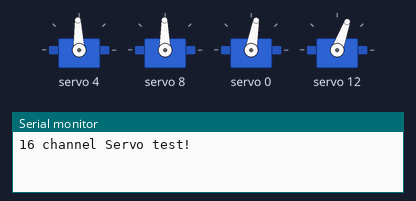
Simulated run of this sketch. Board: Arduino Uno, built with avr-gcc and run on an emulated ATmega328P. Shown: 4 × servo, the last lines printed to the serial monitor.

Above: at 0.05 s.
At 3.55 s:
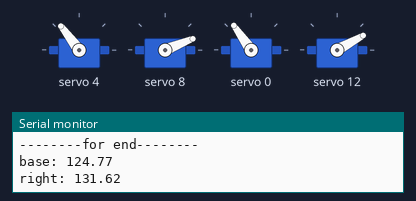
At 4.85 s:
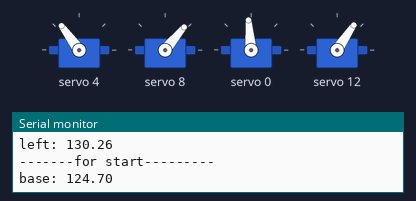
At 6.1 s:
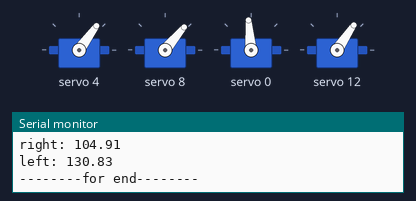
At 7.4 s:
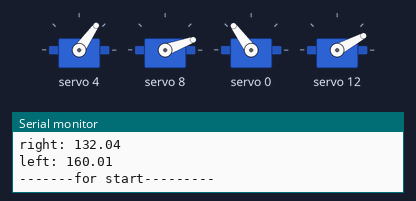
At 9.7 s:
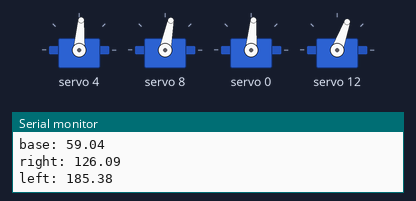
Timing chart, 0 to 12.8 s (numbered marks = the images above):
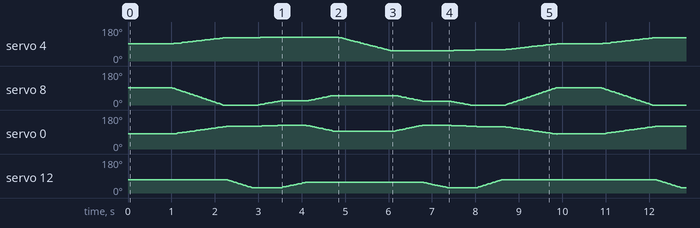

Measured:
- by itself, servo 0: moves between 79° and 126°, repeating every 9.9 s

The sketch:

Robot_cpp_code.ino
```cpp
#include <Wire.h>
#include <Adafruit_PWMServoDriver.h>
#include <math.h>
#include "Servo_parameters.h"
#include "Angle_to_pulse.h"
#include "Inverse_kinematics.h"
#include "Inverse_kinematics_movement.h"
#include "Gripper_open.h"

void setup() {

  Serial.begin(9600);
  Serial.println("\n16 channel Servo test!");

  pwm.begin();
  pwm.setOscillatorFrequency(27000000);
  pwm.setPWMFreq(SERVO_FREQ);
}

void loop() {
  startingPosition();
  delay(1000);
  Move_gripper_to_XYZ(157.0, 0.0, 135.0, 100.0, 60.0, 40.0, 1);
  //delay(1000);
  gripper_open(0, 100);
  //delay(1000);
  Move_gripper_to_XYZ(100.0, 60.0, 40.0, 130.0, 90.0, 40.0, 0.5);
  //delay(1000);
  gripper_open(100, 35);
  Move_gripper_to_XYZ(130.0, 90.0, 40.0, 130.0, 90.0, 80.0, 0.5);
  //delay(2000);
  Move_gripper_to_XYZ(130.0, 90.0, 80.0, 130.0, -90.0, 80.0, 1);
  //delay(1000);
  Move_gripper_to_XYZ(130.0, -90.0, 80.0, 130.0, -90.0, 40.0, 0.5);
  //delay(1000);
  gripper_open(35, 100);
  //delay(1000);
  Move_gripper_to_XYZ(130.0, -90.0, 40.0, 100.0, -60.0, 40.0, 0.5);
  //delay(1000);
  gripper_open(100, 0);
  //delay(1000);
  Move_gripper_to_XYZ(100.0, -60.0, 40.0, 157.0, 0.0, 135.0, 1);

}

float startingPosition(){
  pwm.setPWM(BASE_SERVO, 0, angleToPulse_Base(90));
  pwm.setPWM(LEFT_SERVO, 0, angleToPulse_Left(90));
  pwm.setPWM(RIGHT_SERVO, 0, angleToPulse_Right(90));
  pwm.setPWM(GRIPPER_SERVO, 0, GRIPPER_CLOSED);
  //float current_angle_Base = 90;
  //float current_angle_Left = 90;
  //float current_angle_Right = 90;
  float current_X = 157.0;
  float current_Y = 0.0;
  float current_Z = 135.0;
  // neki array pozicija
}
```

Angle_to_pulse.h
```cpp
float angleToPulse_Base(float ang) {
  float pulse = map(ang , BASE_SERVOMIN_ANGLE , BASE_SERVOMAX_ANGLE , BASE_SERVOMIN , BASE_SERVOMAX);
  return pulse;
}

float angleToPulse_Left(float ang) {
  float pulse = map(ang , LEFT_SERVOMIN_ANGLE , LEFT_SERVOMAX_ANGLE , LEFT_SERVOMIN , LEFT_SERVOMAX);
  return pulse;
}

float angleToPulse_Right(float ang) {
  float pulse = map(ang , RIGHT_SERVOMIN_ANGLE , RIGHT_SERVOMAX_ANGLE , RIGHT_SERVOMIN , RIGHT_SERVOMAX);
  return pulse;
}

float angleToPulse_Gripper(float ang) {
  float pulse = map(ang , 0 , 100 , GRIPPER_CLOSED , GRIPPER_OPEN);
  return pulse;
}
```

Gripper_open.h
```cpp
// Open the gripper claw from 0% to 100%
float gripper_open(float current_open_amount, float next_open_amount){

  float open_amount_difference_per_step = ( next_open_amount - current_open_amount) / 100 ;

  for(int i = 0; i <= 100; i++){
    current_open_amount += open_amount_difference_per_step;
    pwm.setPWM(GRIPPER_SERVO, 0, angleToPulse_Gripper(current_open_amount));
    delay(5);
  }
}
```

Inverse_kinematics.h
```cpp
#include <math.h>

const float l1 = 15.0;  // Distance in the XY from the rotating ( base servo ) joint to the center of the distance between the left and right rotating servos
const float l2 = 80.0;  // Length of arm from the shoulder joint ( rotating left/right servo joints ) to the elbow joint
const float l3 = 80.0;  // Length of arm from the elbow joint to the gripper joint
const float l5 = 62.0;  // Length from the gripper joint to the end of the gripper

const float h1 = 55.0;  // Distance in the Z axis from ground to the rotating joints ( left/right servo )

const float x_offset = 20.0;  // distance from the base rotating joint to the start of the grid in the measured in the X axis

const double Pi = atan(1) * 4;  // Pi constant

const float starting_X_distance = 157.0; // Starting position distance in the X axis
const float starting_Y_distance = 0.0;   // Starting position distance in the Y axis
const float starting_Z_distance = 135.0; // Starting position distance in the Z axis

// Checks if Y position of the end effector is positive or negative
// and returns base angle (theta1)
float check_Y(float Y, float X){

  if(Y < 0.0){
    return atan( (X /*+ x_offset*/) / abs(Y) ) * 180 / Pi;
  }

  if(Y == 0.0){
    return 90.0 ;
  }

   return atan( Y / (X /*+ x_offset*/)) * 180 / Pi + 90.0;

}

// Calculating the distance between left/right servo joints to the joint between the gripper and forearm in the XY axis
float calculateR1(float X, float Y, float theta1){
  if(Y <= 0.0){
    return sqrt( pow((X - l5 * sin(theta1 * Pi/180) - l1 * sin(theta1 * Pi/180)) , 2) + pow(( abs(Y) - l5 * cos(theta1 * Pi/180) - l1 * cos(theta1 * Pi/180)) , 2));
  }
  return sqrt( pow((X - l5 * cos((theta1 - 90) * Pi/180) - l1 * cos((theta1 - 90) * Pi/180)) , 2) + pow(( Y - l5 * sin((theta1 - 90) * Pi/180) - l1 * sin((theta1 - 90) * Pi/180)) , 2));
}

// Calculating the distance between left/right servo joints to the joint between the gripper and forearm in the Z axis
float calculateR2(float Z){
  return abs(Z - h1);
}

// Calculating the hypotenuse of r1 and r2
float calculateR3(float r1, float r2){
  return sqrt( pow(r1,2) + pow(r2,2) );
}

// Calculating the angle between r3 and l2 - Fi1
float calculateFi1(float l2, float l3, float r3){
  return acos( ( pow(r3, 2) + pow(l2,2) - pow(l3, 2) ) / ( 2 * r3 * l2 ) ) * 180 / Pi;
}

// Calculating the angle between r1 and r3 - Fi2
float calculateFi2(float r1, float r2){
  return atan(r2 / r1) * 180 / Pi;
}

// Calculating the angle between l2 and l3 - Fi3
float calculateFi3(float l2, float l3, float r3){
  return acos( ( pow(l2,2) + pow(l3,2) - pow(r3, 2) ) / ( 2 * l2 * l3 ) ) * 180 / Pi;
}

// Calculating the rotational angle of the base servo - theta
float calculateTheta1(float Y, float X){
  return check_Y(Y, X);
}

// Calculating the rotational angle of the right servo - theta2
float calculateTheta2(float fi1, float fi2, float Z) {

    if (Z >= h1) {
        return 180.0 - ( fi1 + fi2 );
    }

    return 180.0 + fi2 - fi1;

}

// Calculating the rotational angle of the left servo - theta3
float calculateTheta3(float theta2, float fi3){
   return 90.0 + theta2 - fi3;
}

// ima sad onda ovih par isto sto ne mora
// Inverse kinematics calculation
// Input - X, Y, Z
// Output - theta1, theta2, theta3
float* inverse_kinematics_calculations(float X, float Y, float Z){

  // size - duzina niza
  int size = 3;
  float* thetas = malloc(sizeof(float) * size);

  thetas[0] = calculateTheta1(Y, X);  // thetas = { theta1, theta2, theta3 }
  float r1 = calculateR1(X, Y, thetas[0]);
  float r2 = calculateR2(Z);
  float r3 = calculateR3(r1, r2);
  float fi1 = calculateFi1(l2, l3, r3);
  float fi2 = calculateFi2(r1, r2);
  float fi3 = calculateFi3(l2, l3, r3);
  thetas[1] = calculateTheta2(fi1, fi2, Z);
  thetas[2] = calculateTheta3(thetas[1], fi3);

  return thetas;
}
```

Inverse_kinematics_movement.h
```cpp
#include <Wire.h>
#include <Adafruit_PWMServoDriver.h>
Adafruit_PWMServoDriver pwm = Adafruit_PWMServoDriver();

// Calculating simultanious movement for all 3 servos
float Move_gripper_to_XYZ(float current_X, float current_Y, float current_Z, float next_X, float next_Y, float next_Z, float time_s){
  float instances = time_s * 100; // Number of 10ms instances

  float* current_angles = inverse_kinematics_calculations(current_X, current_Y, current_Z);

  float* next_angles = inverse_kinematics_calculations(next_X, next_Y, next_Z);

  float base_angle_change = (next_angles[0] - current_angles[0]) / instances;
  float right_angle_change = (next_angles[1] - current_angles[1]) / instances;
  float left_angle_change = (next_angles[2] - current_angles[2]) / instances;

  Serial.println("-------for start---------");
  Serial.print("base: ");
  Serial.println(current_angles[0]);
  Serial.print("right: ");
  Serial.println(current_angles[1]);
  Serial.print("left: ");
  Serial.println(current_angles[2]);


  for (int i = 0; i <= instances; i++) {
    current_angles[0] = current_angles[0] + base_angle_change;
    current_angles[1] = current_angles[1] + right_angle_change;
    current_angles[2] = current_angles[2] + left_angle_change;

    pwm.setPWM(BASE_SERVO,0,angleToPulse_Base(current_angles[0]));
    pwm.setPWM(RIGHT_SERVO,0,angleToPulse_Right(current_angles[1]));
    pwm.setPWM(LEFT_SERVO,0,angleToPulse_Left(current_angles[2]));

    delay(10);
  }

  Serial.println("--------for end--------");
  Serial.print("base: ");
  Serial.println(current_angles[0]);
  Serial.print("right: ");
  Serial.println(current_angles[1]);
  Serial.print("left: ");
  Serial.println(current_angles[2]);

}
```

Servo_parameters.h
```cpp
#define BASE_SERVO 4
#define LEFT_SERVO 8
#define RIGHT_SERVO 0
#define GRIPPER_SERVO 12

#define BASE_SERVOSTART_ANGLE 0
#define BASE_SERVOSTART 305     //1 degree = 2.22.
#define BASE_SERVOMIN 105
#define BASE_SERVOMAX 505
#define BASE_SERVOMIN_ANGLE 0
#define BASE_SERVOMAX_ANGLE 180

#define LEFT_SERVOSTART 290       //90 degrees at 290   //1 degree = 2.33.
#define LEFT_SERVOMIN 460  //120
#define LEFT_SERVOMAX 132  //160 //420
#define LEFT_SERVOSTART_ANGLE 90
#define LEFT_SERVOMIN_ANGLE 17
#define LEFT_SERVOMAX_ANGLE 170  //158

#define RIGHT_SERVOSTART 280     //90 degrees at 280   //1 degree = 2.33.
#define RIGHT_SERVOMIN 180
#define RIGHT_SERVOMAX 400
#define RIGHT_SERVOSTART_ANGLE 90
#define RIGHT_SERVOMIN_ANGLE 47     //angles viewed from left motor side
#define RIGHT_SERVOMAX_ANGLE 141

#define GRIPPER_OPEN 170
#define GRIPPER_CLOSED 260

#define SERVO_FREQ 50
```
